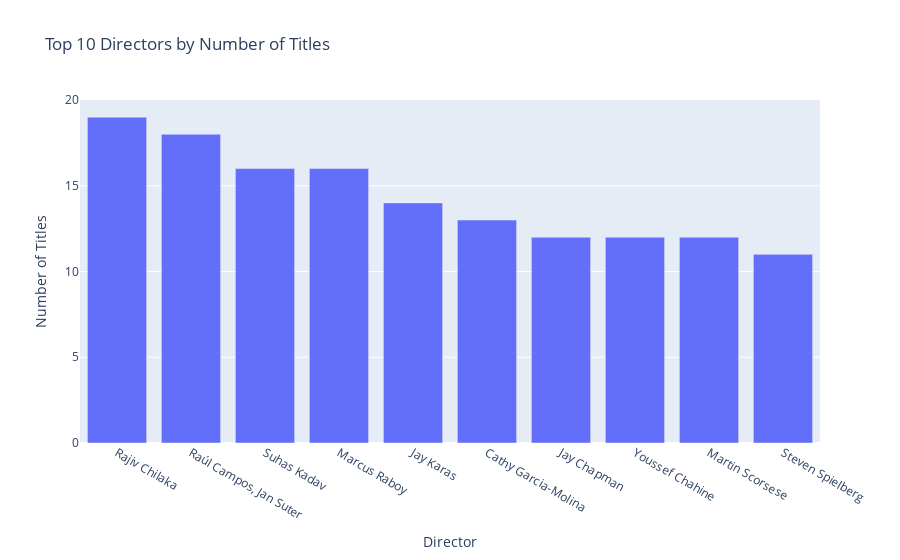

The notebook cell this image was saved under:
### Markdown cell above
## Top 10 Directors by Number of Titles

### Code cell
import plotly.express as px

# Count titles per director
director_count = df.groupby('director').size().reset_index(name='title_count')

# Top 10 Directors
top_directors = director_count.sort_values(by='title_count', ascending=False).head(10)

# Plot
fig = px.bar(top_directors, x='director', y='title_count',
             title='Top 10 Directors by Number of Titles',
             labels={'director': 'Director', 'title_count': 'Number of Titles'})
fig.show()

### Figure 1 — Plotly figure (JSON) as saved in the notebook; plotly's stock layout.template omitted (floating-point values rounded to 4 significant figures)
{"data": [{"alignmentgroup": "True", "hovertemplate": "Director=%{x}<br>Number of Titles=%{y}<extra></extra>", "legendgroup": "", "marker": {"color": "#636efa", "pattern": {"shape": ""}}, "name": "", "offsetgroup": "", "orientation": "v", "showlegend": false, "textposition": "auto", "type": "bar", "x": ["Rajiv Chilaka", "Raúl Campos, Jan Suter", "Suhas Kadav", "Marcus Raboy", "Jay Karas", "Cathy Garcia-Molina", "Jay Chapman", "Youssef Chahine", "Martin Scorsese", "Steven Spielberg"], "xaxis": "x", "y": [19, 18, 16, 16, 14, 13, 12, 12, 12, 11], "yaxis": "y"}], "layout": {"autosize": true, "barmode": "relative", "legend": {"tracegroupgap": 0}, "title": {"text": "Top 10 Directors by Number of Titles"}, "xaxis": {"anchor": "y", "autorange": true, "domain": [0, 1], "range": [-0.5, 9.5], "title": {"text": "Director"}, "type": "category"}, "yaxis": {"anchor": "x", "autorange": true, "domain": [0, 1], "range": [0, 20], "title": {"text": "Number of Titles"}, "type": "linear"}}}
